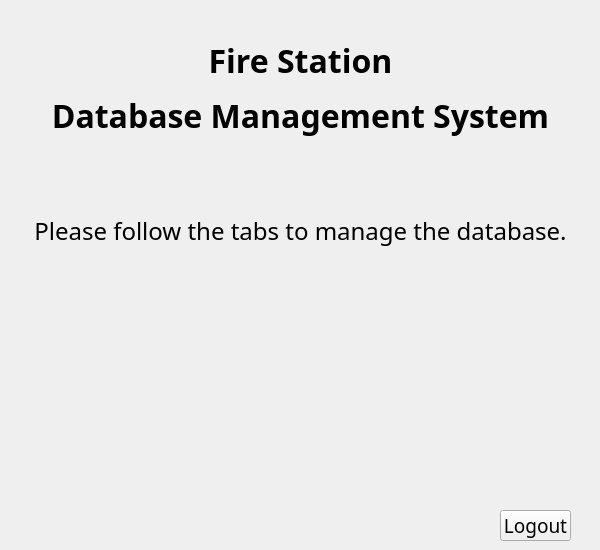
    <widget class="QWidget" name="hometab">
     <attribute name="title">
      <string>Home</string>
     </attribute>
     <widget class="QLabel" name="label_5">
      <property name="geometry">
       <rect>
        <x>10</x>
        <y>30</y>
        <width>581</width>
        <height>61</height>
       </rect>
      </property>
      <property name="font">
       <font>
        <family>Bahnschrift SemiBold</family>
        <pointsize>24</pointsize>
        <weight>75</weight>
        <bold>true</bold>
       </font>
      </property>
      <property name="text">
       <string>Fire Station</string>
      </property>
      <property name="alignment">
       <set>Qt::AlignCenter</set>
      </property>
     </widget>
     <widget class="QLabel" name="label_6">
      <property name="geometry">
       <rect>
        <x>10</x>
        <y>190</y>
        <width>581</width>
        <height>81</height>
       </rect>
      </property>
      <property name="font">
       <font>
        <family>Bahnschrift Light SemiCondensed</family>
        <pointsize>18</pointsize>
       </font>
      </property>
      <property name="text">
       <string>Please follow the tabs to manage the database.</string>
      </property>
      <property name="alignment">
       <set>Qt::AlignCenter</set>
      </property>
     </widget>
     <widget class="QLabel" name="label_10">
      <property name="geometry">
       <rect>
        <x>10</x>
        <y>80</y>
        <width>581</width>
        <height>71</height>
       </rect>
      </property>
      <property name="font">
       <font>
        <family>Bahnschrift SemiBold</family>
        <pointsize>24</pointsize>
        <weight>75</weight>
        <bold>true</bold>
       </font>
      </property>
      <property name="text">
       <string>Database Management System</string>
      </property>
      <property name="alignment">
       <set>Qt::AlignCenter</set>
      </property>
     </widget>
     <widget class="QPushButton" name="pushButton_15">
      <property name="geometry">
       <rect>
        <x>500</x>
        <y>510</y>
        <width>71</width>
        <height>31</height>
       </rect>
      </property>
      <property name="font">
       <font>
        <family>Bahnschrift Light Condensed</family>
        <pointsize>14</pointsize>
        <underline>false</underline>
        <strikeout>false</strikeout>
       </font>
      </property>
      <property name="text">
       <string>Logout</string>
      </property>
     </widget>
    </widget>
